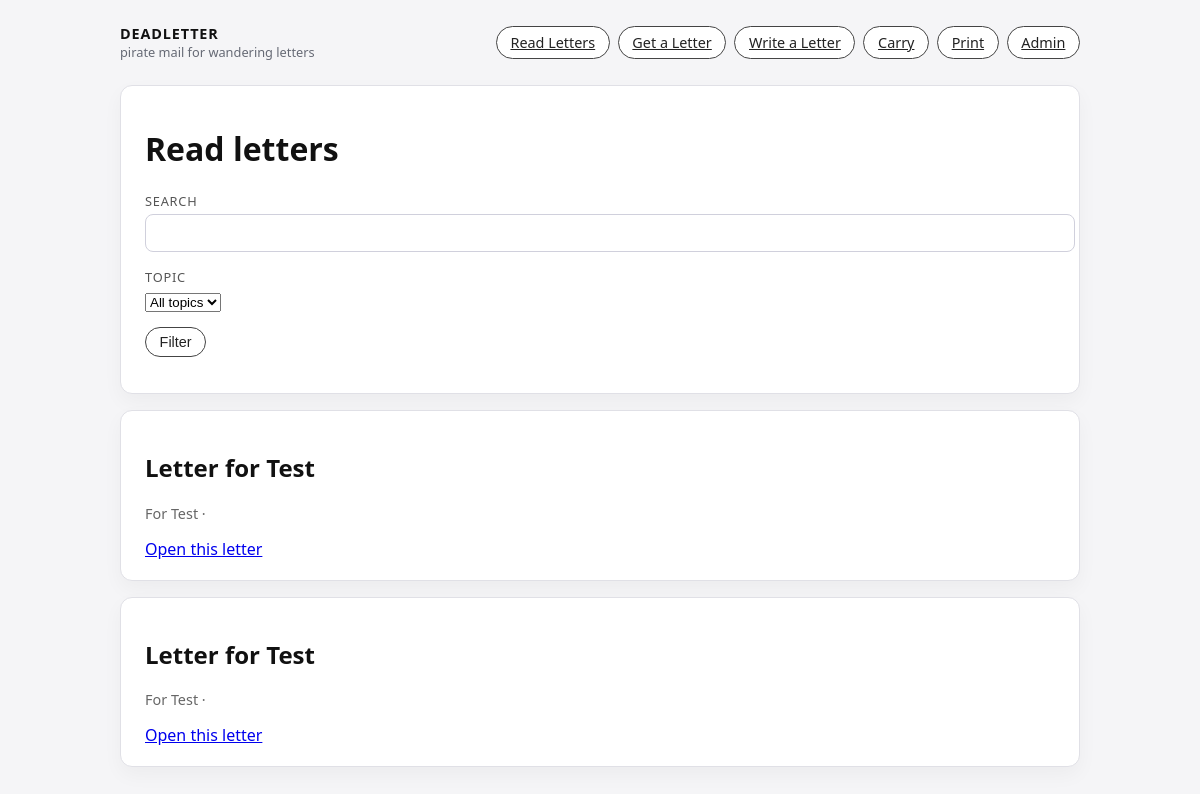
/letters/read/, run on an earlier commit of the app's database.
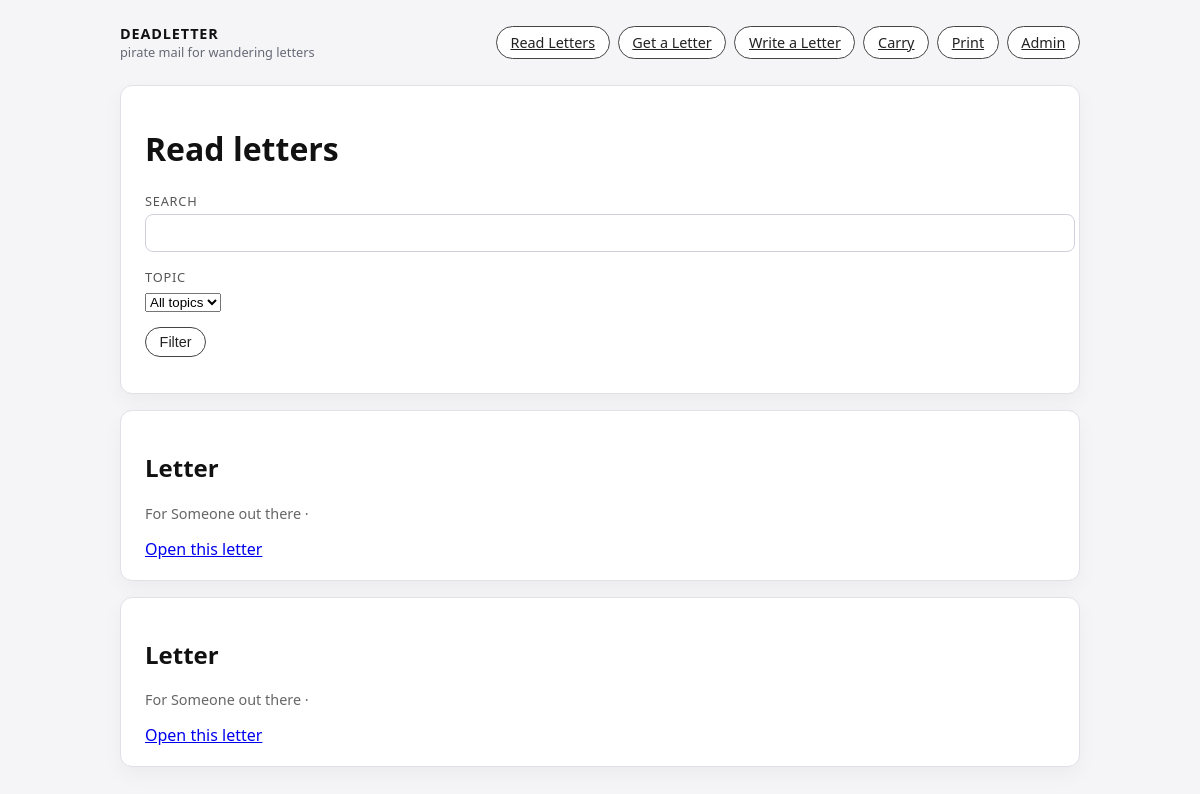
And on a later commit of the database.
### letters/models.py (models this page shows, shortened)
class LetterInstance(models.Model):
    concept = models.ForeignKey(
        LetterConcept,
        null=True,
        blank=True,
        on_delete=models.SET_NULL,
        related_name="instances",
    )
    recipient = models.ForeignKey(
        Person,
        null=True,
        blank=True,
        on_delete=models.SET_NULL,
        related_name="letter_instances",
    )
    code = models.CharField(
        max_length=32,
        unique=True,
        default=generate_letter_code,
        help_text="Short ID printed on the letter and encoded in QR.",
    )
    body_text = models.TextField(
        blank=True,
        help_text="Digital text of this specific letter, if written online.",
    )
    current_city = models.CharField(max_length=255, blank=True)
    current_region = models.CharField(max_length=255, blank=True)
    current_state = models.CharField(max_length=255, blank=True)
    current_social_place_name = models.CharField(
        max_length=255,
        blank=True,
        help_text="If the letter is left at a specific place (bar, camp, etc.).",
    )
    status = models.CharField(
        max_length=32,
        choices=[
            ("created", "Created"),
            ("waiting", "Waiting for carrier"),
            ("traveling", "Traveling"),
            ("left", "Left at location"),
            ("delivered", "Delivered"),
            ("archived", "Archived"),
        ],
        default="created",
    )
    is_public = models.BooleanField(
        default=True,
        help_text="If false, hide this letter body from public reading views.",
    )
    created_at = models.DateTimeField(auto_now_add=True)
    created_by = models.ForeignKey(
        settings.AUTH_USER_MODEL,
        null=True,
        blank=True,
        on_delete=models.SET_NULL,
        related_name="letter_instances_created",
    )
    class Meta:
        ordering = ["-created_at"]

class LetterConcept(models.Model):
    title = models.CharField(max_length=255, blank=True)
    description = models.TextField(blank=True)
    write_prompt = models.TextField(
        blank=True,
        help_text="Optional guidance or script; often same as person's write_about.",
    )
    destination_social_place_name = models.CharField(
        max_length=255,
        blank=True,
        help_text="Bar, camp, venue, etc., where this should arrive.",
    )
    destination_city = models.CharField(max_length=255, blank=True)
    destination_region = models.CharField(max_length=255, blank=True)
    destination_state = models.CharField(max_length=255, blank=True)
    created_for = models.ForeignKey(
        Person,
        null=True,
        blank=True,
        on_delete=models.SET_NULL,
        related_name="letter_concepts",
    )
    created_at = models.DateTimeField(auto_now_add=True)
    created_by = models.ForeignKey(
        settings.AUTH_USER_MODEL,
        null=True,
        blank=True,
        on_delete=models.SET_NULL,
        related_name="letter_concepts_created",
    )
    class Meta:
        ordering = ["-created_at"]

### people/models.py (models this page shows, shortened)
class Person(models.Model):
    nickname = models.CharField(max_length=255)
    city = models.CharField(max_length=255, blank=True)
    region = models.CharField(max_length=255, blank=True)
    state = models.CharField(max_length=255, blank=True)
    social_place_name = models.CharField(
        max_length=255,
        blank=True,
        help_text="Bar, camp, venue, event space, etc.",
    )
    write_about = models.TextField(
        blank=True,
        help_text="Short topic or prompt for this person.",
    )
    created_at = models.DateTimeField(auto_now_add=True)
    created_by = models.ForeignKey(
        settings.AUTH_USER_MODEL,
        null=True,
        blank=True,
        on_delete=models.SET_NULL,
        related_name="people_created",
    )
    email = models.EmailField(blank=True)  # <-- ADD THIS
    is_active = models.BooleanField(default=True)
    class Meta:
        ordering = ["-created_at"]

### letters/views.py (the view, shortened to what this page needs)
# urls.py: path("read/", views.letter_read_list, name="letter_read_list"),
def letter_read_list(request):
    topic_id = request.GET.get("topic")
    q = request.GET.get("q", "")
    qs = (
        LetterInstance.objects.filter(is_public=True, body_text__gt="")
        .select_related("concept", "recipient")
        .prefetch_related("concept__letter_topics__topic")
        .order_by("-created_at")
    )
    if topic_id:
        qs = qs.filter(concept__letter_topics__topic_id=topic_id)
    topics = Topic.objects.order_by("name")
    letters = qs[:100]
    return render(
        request,
        "letter_read_list.html",
        {
            "letters": letters,
            "topics": topics,
            "selected_topic": topic_id,
            "q": q,
        },
    )

### letters/markdown_utils.py (called while the page is built)
def render_markdown_safe(text: str) -> str:
    html = markdown.markdown(
        text or "",
        extensions=["extra", "sane_lists"],
        output_format="html5",
    )
    return nh3.clean(
        html,
        tags={"p", "em", "strong", "ul", "ol", "li", "blockquote", "a", "span", "h1", "h2", "h3", "code"},
        attributes={"a": {"href", "title"}, "span": {"style"}},
    )

### letters/templatetags/letter_markdown.py (called while the page is built)
@register.filter(name="render_markdown")
def render_markdown(value):
    return render_markdown_safe(value or "")

### templates/letter_read_list.html (shortened to what this page needs)
{% extends "base.html" %}
{% load letter_markdown %}
{% block content %}
<div class="card">
  <h1>Read letters</h1>
  <form method="get" style="margin-bottom: 1rem;">
    <p>
      <label for="q">Search</label>
      <input type="text" name="q" id="q" value="{{ q }}">
    </p>
    <p>
      <label for="topic">Topic</label>
      <select name="topic" id="topic">
        <option value="">All topics</option>
      </select>
    </p>
    <button type="submit">Filter</button>
  </form>
</div>
{% for letter in letters %}
  <div class="card">
    <h2>
      {% if letter.concept %}
        {{ letter.concept.title|default:"Letter" }}
      {% else %}
        Letter
      {% endif %}
    </h2>
    {% if letter.recipient %}
      <p style="margin-top: 0; font-size: 0.9rem; color: #666;">
        For {{ letter.recipient.nickname }}
        · {{ letter.recipient.city }} {{ letter.recipient.region }} {{ letter.recipient.state }}
      </p>
    {% endif %}
    <p style="margin: 0;">
      <a href="{% url 'letter_public' letter.code %}">Open this letter</a>
    </p>
  </div>
{% empty %}
  <div class="card">
    <p>No letters found.</p>
  </div>
{% endfor %}
{% endblock %}

What changed in the data, as far as the page shows it:
removed LetterInstance: concept "Letter for Test", recipient.nickname "Test"
removed LetterInstance: concept "Letter for Test", recipient.nickname "Test"
added LetterInstance: shows "Letter", recipient.nickname "Someone out there"
added LetterInstance: shows "Letter", recipient.nickname "Someone out there"
